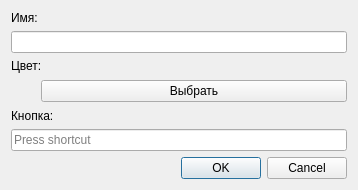
<?xml version="1.0" encoding="UTF-8"?>
<ui version="4.0">
 <class>zDlgCommand</class>
 <widget class="QDialog" name="zDlgCommand">
  <property name="geometry">
   <rect>
    <x>0</x>
    <y>0</y>
    <width>358</width>
    <height>188</height>
   </rect>
  </property>
  <property name="windowTitle">
   <string>Команда</string>
  </property>
  <layout class="QVBoxLayout" name="verticalLayout">
   <item>
    <widget class="QLabel" name="m_lName">
     <property name="text">
      <string>Имя:</string>
     </property>
    </widget>
   </item>
   <item>
    <widget class="QLineEdit" name="m_leName"/>
   </item>
   <item>
    <widget class="QLabel" name="m_lColor">
     <property name="text">
      <string>Цвет:</string>
     </property>
    </widget>
   </item>
   <item>
    <layout class="QHBoxLayout" name="horizontalLayout">
     <item>
      <widget class="QLabel" name="m_lCmdColor">
       <property name="minimumSize">
        <size>
         <width>24</width>
         <height>24</height>
        </size>
       </property>
       <property name="maximumSize">
        <size>
         <width>24</width>
         <height>24</height>
        </size>
       </property>
       <property name="text">
        <string/>
       </property>
      </widget>
     </item>
     <item>
      <widget class="QPushButton" name="m_btnSelectColor">
       <property name="text">
        <string>Выбрать</string>
       </property>
      </widget>
     </item>
    </layout>
   </item>
   <item>
    <widget class="QLabel" name="m_lButton">
     <property name="text">
      <string>Кнопка:</string>
     </property>
    </widget>
   </item>
   <item>
    <widget class="QKeySequenceEdit" name="m_ksButton"/>
   </item>
   <item>
    <spacer name="verticalSpacer">
     <property name="orientation">
      <enum>Qt::Vertical</enum>
     </property>
     <property name="sizeHint" stdset="0">
      <size>
       <width>20</width>
       <height>0</height>
      </size>
     </property>
    </spacer>
   </item>
   <item>
    <widget class="QDialogButtonBox" name="m_bbOkCancel">
     <property name="standardButtons">
      <set>QDialogButtonBox::Cancel|QDialogButtonBox::Ok</set>
     </property>
    </widget>
   </item>
  </layout>
 </widget>
 <layoutdefault spacing="6" margin="11"/>
 <resources/>
 <connections>
  <connection>
   <sender>m_leName</sender>
   <signal>textChanged(QString)</signal>
   <receiver>zDlgCommand</receiver>
   <slot>updateButtons()</slot>
   <hints>
    <hint type="sourcelabel">
     <x>72</x>
     <y>36</y>
    </hint>
    <hint type="destinationlabel">
     <x>133</x>
     <y>0</y>
    </hint>
   </hints>
  </connection>
  <connection>
   <sender>m_btnSelectColor</sender>
   <signal>pressed()</signal>
   <receiver>zDlgCommand</receiver>
   <slot>onSelectColor()</slot>
   <hints>
    <hint type="sourcelabel">
     <x>262</x>
     <y>82</y>
    </hint>
    <hint type="destinationlabel">
     <x>356</x>
     <y>71</y>
    </hint>
   </hints>
  </connection>
  <connection>
   <sender>m_bbOkCancel</sender>
   <signal>accepted()</signal>
   <receiver>zDlgCommand</receiver>
   <slot>accept()</slot>
   <hints>
    <hint type="sourcelabel">
     <x>251</x>
     <y>163</y>
    </hint>
    <hint type="destinationlabel">
     <x>357</x>
     <y>150</y>
    </hint>
   </hints>
  </connection>
  <connection>
   <sender>m_bbOkCancel</sender>
   <signal>rejected()</signal>
   <receiver>zDlgCommand</receiver>
   <slot>reject()</slot>
   <hints>
    <hint type="sourcelabel">
     <x>328</x>
     <y>167</y>
    </hint>
    <hint type="destinationlabel">
     <x>359</x>
     <y>117</y>
    </hint>
   </hints>
  </connection>
  <connection>
   <sender>m_ksButton</sender>
   <signal>editingFinished()</signal>
   <receiver>zDlgCommand</receiver>
   <slot>updateButtons()</slot>
   <hints>
    <hint type="sourcelabel">
     <x>165</x>
     <y>137</y>
    </hint>
    <hint type="destinationlabel">
     <x>359</x>
     <y>108</y>
    </hint>
   </hints>
  </connection>
 </connections>
 <slots>
  <slot>updateButtons()</slot>
  <slot>onSelectColor()</slot>
 </slots>
</ui>
